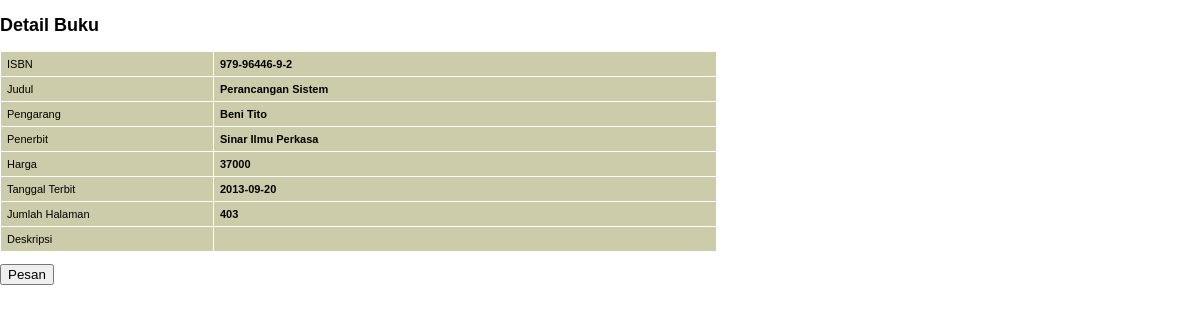
Screenshot of /detail_buku.php?isbn=979-96446-9-2 with the database file from the repository.
### tables this page shows
CREATE TABLE `buku` (
  `buku_isbn` char(13) NOT NULL,
  `buku_judul` varchar(75) DEFAULT NULL,
  `penerbit_id` char(4) DEFAULT NULL,
  `buku_tglterbit` date DEFAULT NULL,
  `buku_jmlhalaman` int(11) DEFAULT NULL,
  `buku_deskripsi` text DEFAULT NULL,
  `buku_harga` decimal(10,0) DEFAULT NULL,
  PRIMARY KEY (`buku_isbn`),
  KEY `penerbit_id` (`penerbit_id`),
  CONSTRAINT `buku_ibfk_1` FOREIGN KEY (`penerbit_id`) REFERENCES `penerbit` (`penerbit_id`)
);

CREATE TABLE `pengarang` (
  `pengarang_id` char(3) NOT NULL,
  `pengarang_nama` varchar(30) DEFAULT NULL,
  PRIMARY KEY (`pengarang_id`)
);

CREATE TABLE `penerbit` (
  `penerbit_id` char(4) NOT NULL,
  `penerbit_nama` varchar(50) DEFAULT NULL,
  PRIMARY KEY (`penerbit_id`)
);

### detail_buku.php (the view, shortened to what this page needs)
<!DOCTYPE html>
<html lang="en">
<head>
    <link rel="stylesheet" href="css/framelayout.css">
</head>
<body>
<?php
include "config.php";
$isbn = $_GET['isbn'];
?>
<h2>Detail Buku</h2>
<?php
$query = "SELECT
a.buku_isbn,
a.buku_judul,
c.pengarang_nama,
b.penerbit_nama,
a.buku_harga,
a.buku_tglterbit,
a.buku_jmlhalaman,
a.buku_deskripsi
FROM
buku a,
penerbit b,
pengarang c,
link_buku_pengarang d
WHERE
a.penerbit_id = b.penerbit_id AND
a.buku_isbn = d.buku_isbn AND
c.pengarang_id = d.pengarang_id AND
a.buku_isbn = '$isbn'
";
$result = mysqli_query($link, $query);
if ($result) {
    list($buku_isbn, $buku_judul, $pengarang_nama, $penerbit_nama, $buku_harga,
    $buku_tglterbit, $buku_jmlhalaman, $buku_deskripsi) = mysqli_fetch_array($result);
?>
<table class="buku">
    <tr>
        <td width="200" align="left">ISBN</td>
        <td width="490" align="left">
            <strong><?php echo $buku_isbn; ?></strong>
        </td>
    </tr>
    <tr>
        <td width="200" align="left">Judul</td>
        <td width="490" align="left">
            <strong><?php echo $buku_judul; ?></strong>
        </td>
    </tr>
    <tr>
        <td width="200" align="left">Pengarang</td>
        <td width="490" align="left">
            <strong><?php echo $pengarang_nama; ?></strong>
        </td>
    </tr>
    <tr>
        <td width="200" align="left">Penerbit</td>
        <td width="490" align="left">
            <strong><?php echo $penerbit_nama; ?></strong>
        </td>
    </tr>
    <tr>
        <td width="200" align="left">Harga</td>
        <td width="490" align="left">
            <strong><?php echo $buku_harga; ?></strong>
        </td>
    </tr>
    <tr>
        <td width="200" align="left">Tanggal Terbit</td>
        <td width="490" align="left">
            <strong><?php echo $buku_tglterbit; ?></strong>
        </td>
    </tr>
    <tr>
        <td width="200" align="left">Jumlah Halaman</td>
        <td width="490" align="left">
            <strong><?php echo $buku_jmlhalaman; ?></strong>
        </td>
    </tr>
    <tr>
        <td width="200" align="left">Deskripsi</td>
        <td width="490" align="left">
        </td>
    </tr>
</table>
<?php
}
?>
<p>
    <input type="button" value="Pesan" onClick="document.location.href='pesan.php'">
</p>
</body>
</html>

### css/framelayout.css (style rules this page uses)
body, html { margin: 0; padding: 0; color: #000; background: #fff; font: 12px Verdana, Arial, Helvetica, sans-serif; }
table.buku { text-align: center; font-family: Verdana, Geneva, Tahoma, sans-serif; font-weight: normal; font-size: 11px; color: #002; background-color: #cc6; border: 0px; border-collapse: collapse; border-spacing: 0px; }
table.buku td { background-color: #cca; color: #000; padding: 6px; border: 1px #fff solid; }

### rows the page displays
buku: buku_isbn "979-96446-9-2", buku_judul "Perancangan Sistem", buku_harga "37000", buku_tglterbit "2013-09-20", buku_jmlhalaman "403"
pengarang: pengarang_nama "Beni Tito"
penerbit: penerbit_nama "Sinar Ilmu Perkasa"
